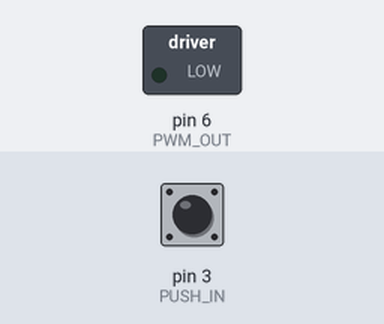
The sketch below on a simulated Arduino Uno, built with avr-gcc and run on an emulated ATmega328P. Parts: switched loads named in the sketch (green lamp = pin HIGH). The test bench sets the inputs (shaded band); at power-on: pin 3 (PUSH_IN) HIGH.

Above: at 1.2 s.
1.3 s: pin 3 (PUSH_IN) pulled LOW for 0.15 s
At 1.37 s:
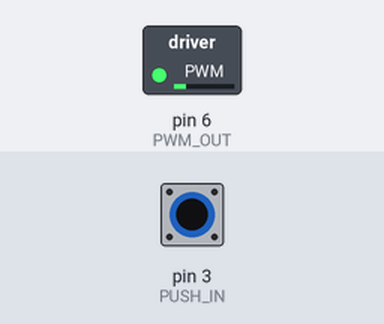
2.9 s: pin 3 (PUSH_IN) pulled LOW for 3.2 s
At 7.1 s:
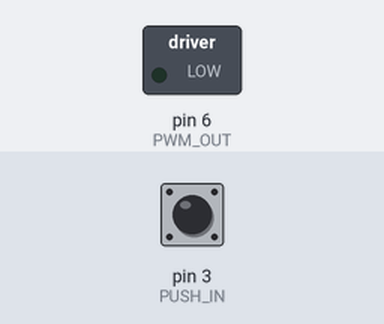
7.6 s: pin 3 (PUSH_IN) pulsed LOW 2 times (0.12 s each, 0.3 s apart)
At 7.96 s:
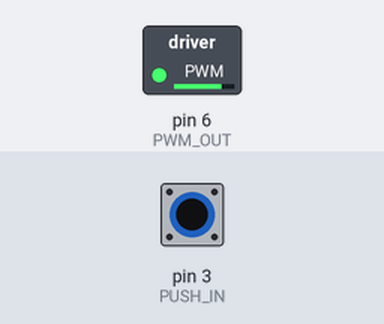
Timing chart, 0 to 10.6 s (numbered marks = the images above; inputs shaded):
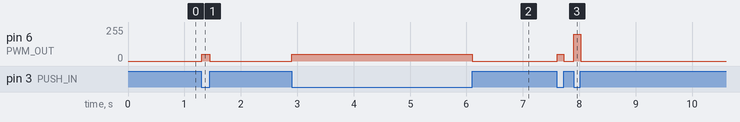

Measured:
- after the input at 1.3 s, pin 6 (PWM_OUT): 0/255 → 50/255 at once, → 0/255 0.15 s later
- after the input at 2.9 s, pin 6 (PWM_OUT): 0/255 → 50/255 at once, → 0/255 3.2 s later
- after the input at 7.6 s, pin 6 (PWM_OUT): 0/255 → 50/255 at once, → 0/255 0.12 s later, → 200/255 0.18 s later, → 0/255 0.12 s later

The sketch:

ArduinoCode.ino
```cpp
/* Main.ino file generated by New Project wizard
*
* Created:   Fri Oct 9 2020
* Processor: ATmega328P
* Compiler:  Arduino AVR (Proteus)
*/

#define DOUBLE_PRESS_TIME 500

const int PUSH_IN = 3;
const int PWM_OUT  = 6;

typedef enum {
    NO_ACTION,
    RUN_ACTION,
    TOGGLE_SPEED_ACTION,
    ACTION_ENDED
} Action;

unsigned long int last_press = 0;
int motor_speed              = 50;
Action action                = NO_ACTION;

void processInput (bool pressed){
    if (pressed) {
        if (action == NO_ACTION && (millis() - last_press) < DOUBLE_PRESS_TIME) {
            action = TOGGLE_SPEED_ACTION;
        } else if (action == NO_ACTION) {
            action = RUN_ACTION;
        }
        last_press = millis();
    } else {
        action = NO_ACTION;
    }
}

void processOutput(){
    if (action == NO_ACTION) {
        analogWrite(PWM_OUT, 0);
    } else if (action == RUN_ACTION) {
        analogWrite(PWM_OUT, motor_speed);
        action = ACTION_ENDED;
    } else if (action == TOGGLE_SPEED_ACTION) {
        if (motor_speed == 50) {
            motor_speed = 200;
        } else {
            motor_speed = 50;
        }
        analogWrite(PWM_OUT, motor_speed);
        action = ACTION_ENDED;
    }
}

void setup() {
    last_press = millis();
    pinMode(PUSH_IN, INPUT_PULLUP);
    pinMode(PWM_OUT, OUTPUT);
}

void loop() {
    int input = digitalRead(PUSH_IN);

    processInput(input == LOW);

    processOutput();

    delay(10);
}
```
